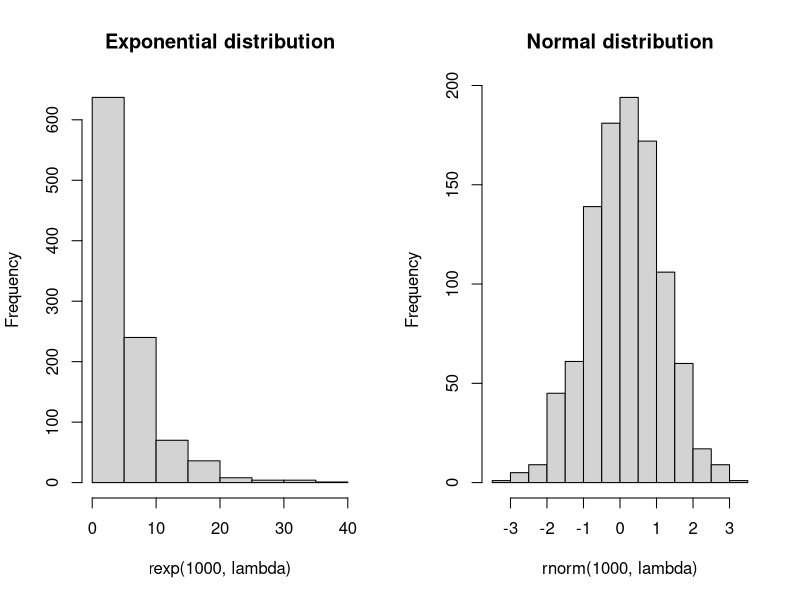
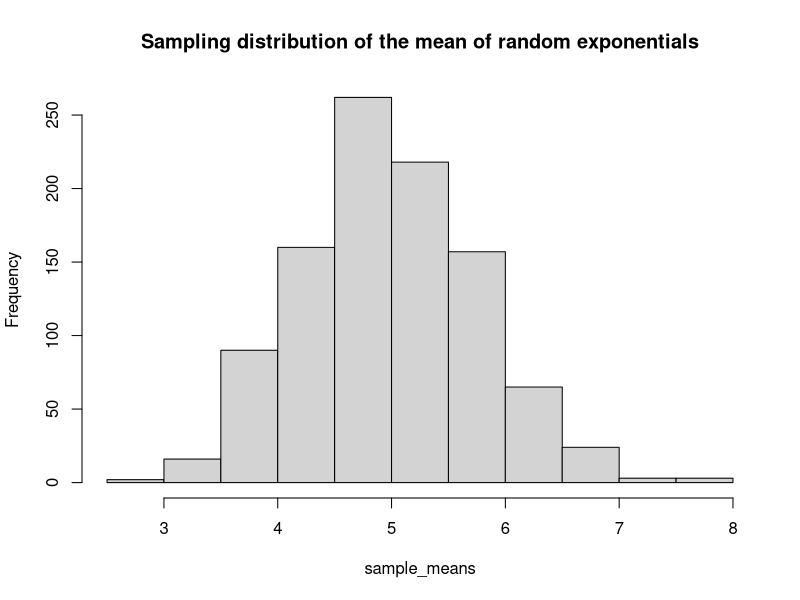
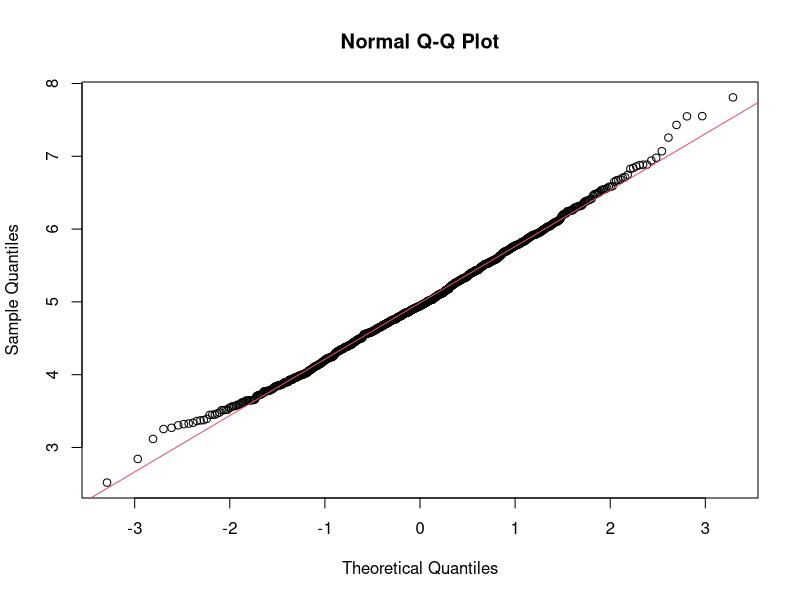

Here is the R script that generated these plots, in order:
## ---- chunk 1
lambda = 0.2 # rate parameter for the exponential distribution
n = 40 # sample size
b = 1000 # number of simulations
## ---- chunk 2
par(mfrow=c(1,2))
hist(rexp(1000, lambda), main="Exponential distribution")
hist(rnorm(1000, lambda), main="Normal distribution")
## ---- chunk 3
sample_means = NULL
for (i in 1 : b) sample_means = c(sample_means, mean(rexp(n, lambda)))
## ---- chunk 4
par(mfrow=c(1,1))
hist(sample_means, main = "Sampling distribution of the mean of random exponentials")
## ---- chunk 5
qqnorm(sample_means)
qqline(sample_means, col=2)
## ---- chunk 6
(sample_means_mean = mean(sample_means))
## ---- chunk 7
(sample_means_sd = sd(sample_means))
## ---- chunk 8
(theoretical_mean = 1/lambda)
## ---- chunk 9
(theoretical_sd = 1/(lambda*sqrt(n)))
